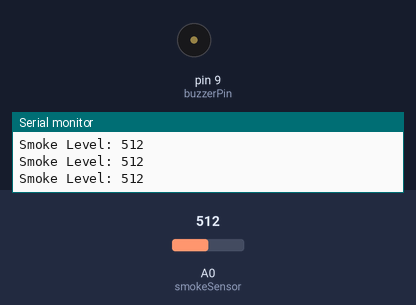
Bench run of a sketch on a simulated Arduino Uno, built with avr-gcc and run on an emulated ATmega328P. Parts: buzzer (waves = sounding, pin HIGH), the last lines printed to the serial monitor. The inputs (shaded band) are chosen by the test bench; at power-on: A0 (smokeSensor) = 512.

Above: at 1.2 s.
1.3 s: A0 (smokeSensor) set to 793
2.8 s: A0 (smokeSensor) set to 808
At 3.9 s:
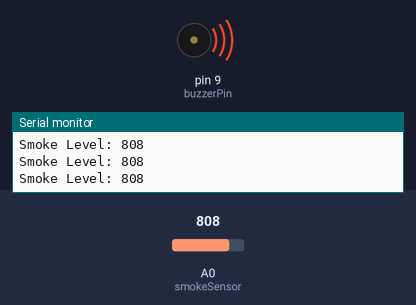
4.3 s: A0 (smokeSensor) set to 790
At 5.2 s:
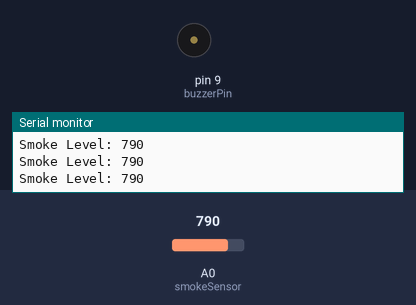
5.9 s: A0 (smokeSensor) set to 810
At 6.6 s:
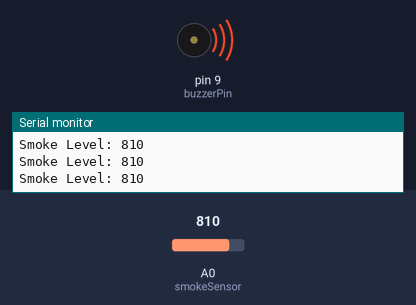
Timing chart, 0 to 8.5 s (numbered marks = the images above; inputs shaded):
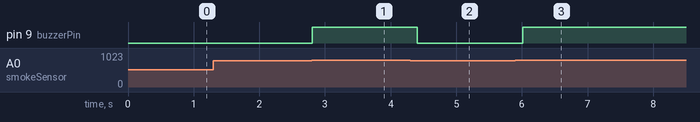

The sketch:

exp4.ino
```cpp
// Define pins
const int smokeSensor = A0;  // MQ-2 analog output
const int buzzerPin = 9;     // Buzzer pin

// Threshold value (adjust this!)
int threshold = 800;

void setup() {
  pinMode(buzzerPin, OUTPUT);
  Serial.begin(9600);
}

void loop() {
  int sensorValue = analogRead(smokeSensor);

  Serial.print("Smoke Level: ");
  Serial.println(sensorValue);

  // If smoke detected
  if (sensorValue > threshold) {
    digitalWrite(buzzerPin, HIGH); // Turn buzzer ON
  } else {
    digitalWrite(buzzerPin, LOW);  // Turn buzzer OFF
  }

  delay(200);
}
```

Measured:
- the behaviour switches between 800 and 801 on A0 (smokeSensor) (found by bisection; images 0 and 1)
- after the input at 2.8 s, pin 9 (buzzerPin): LOW → HIGH at once
- after the input at 4.3 s, pin 9 (buzzerPin): HIGH → LOW after 0.11 s
- after the input at 5.9 s, pin 9 (buzzerPin): LOW → HIGH after 0.11 s
